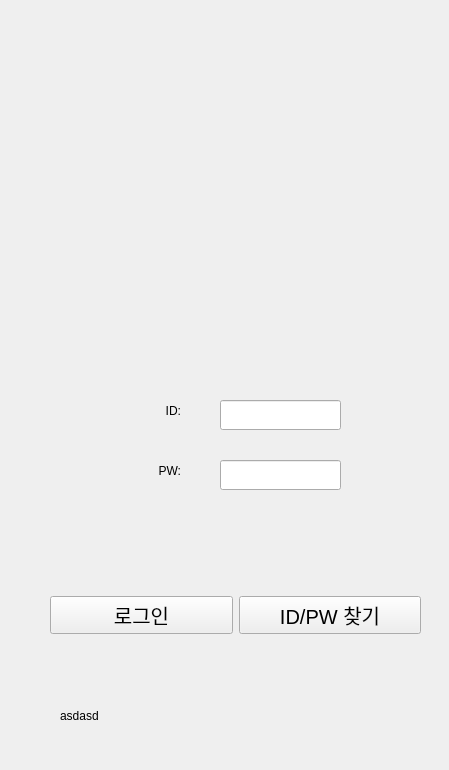
     <widget class="QWidget" name="loginPage">
      <widget class="QPushButton" name="login_logo">
       <property name="geometry">
        <rect>
         <x>60</x>
         <y>40</y>
         <width>380</width>
         <height>290</height>
        </rect>
       </property>
       <property name="text">
        <string/>
       </property>
       <property name="icon">
        <iconset>
         <normaloff>../../../../Downloads/2303220808170960-removebg-preview.png</normaloff>../../../../Downloads/2303220808170960-removebg-preview.png</iconset>
       </property>
       <property name="iconSize">
        <size>
         <width>500</width>
         <height>400</height>
        </size>
       </property>
       <property name="flat">
        <bool>true</bool>
       </property>
      </widget>
      <widget class="QLabel" name="label_login_ID">
       <property name="geometry">
        <rect>
         <x>90</x>
         <y>390</y>
         <width>91</width>
         <height>41</height>
        </rect>
       </property>
       <property name="text">
        <string>ID:</string>
       </property>
       <property name="alignment">
        <set>Qt::AlignRight|Qt::AlignTrailing|Qt::AlignVCenter</set>
       </property>
      </widget>
      <widget class="QLabel" name="label_login_PW">
       <property name="geometry">
        <rect>
         <x>90</x>
         <y>450</y>
         <width>91</width>
         <height>41</height>
        </rect>
       </property>
       <property name="text">
        <string>PW:</string>
       </property>
       <property name="alignment">
        <set>Qt::AlignRight|Qt::AlignTrailing|Qt::AlignVCenter</set>
       </property>
      </widget>
      <widget class="QLineEdit" name="input_login_ID">
       <property name="geometry">
        <rect>
         <x>220</x>
         <y>400</y>
         <width>121</width>
         <height>30</height>
        </rect>
       </property>
      </widget>
      <widget class="QLineEdit" name="input_login_PW">
       <property name="geometry">
        <rect>
         <x>220</x>
         <y>460</y>
         <width>121</width>
         <height>30</height>
        </rect>
       </property>
      </widget>
      <widget class="QWidget" name="layoutWidget">
       <property name="geometry">
        <rect>
         <x>50</x>
         <y>570</y>
         <width>371</width>
         <height>91</height>
        </rect>
       </property>
       <layout class="QHBoxLayout" name="horizontalLayout_2">
        <item>
         <widget class="QPushButton" name="btn_login">
          <property name="font">
           <font>
            <pointsize>15</pointsize>
            <bold>false</bold>
           </font>
          </property>
          <property name="styleSheet">
           <string notr="true"/>
          </property>
          <property name="text">
           <string>로그인</string>
          </property>
         </widget>
        </item>
        <item>
         <widget class="QPushButton" name="btn_find">
          <property name="font">
           <font>
            <pointsize>15</pointsize>
            <bold>false</bold>
           </font>
          </property>
          <property name="styleSheet">
           <string notr="true"/>
          </property>
          <property name="text">
           <string>ID/PW 찾기</string>
          </property>
         </widget>
        </item>
       </layout>
      </widget>
      <widget class="QLabel" name="label_6">
       <property name="geometry">
        <rect>
         <x>60</x>
         <y>670</y>
         <width>361</width>
         <height>91</height>
        </rect>
       </property>
       <property name="text">
        <string>asdasd</string>
       </property>
      </widget>
      <widget class="QPushButton" name="pushButton">
       <property name="geometry">
        <rect>
         <x>40</x>
         <y>670</y>
         <width>400</width>
         <height>90</height>
        </rect>
       </property>
       <property name="text">
        <string/>
       </property>
       <property name="autoDefault">
        <bool>true</bool>
       </property>
       <property name="flat">
        <bool>true</bool>
       </property>
      </widget>
     </widget>
